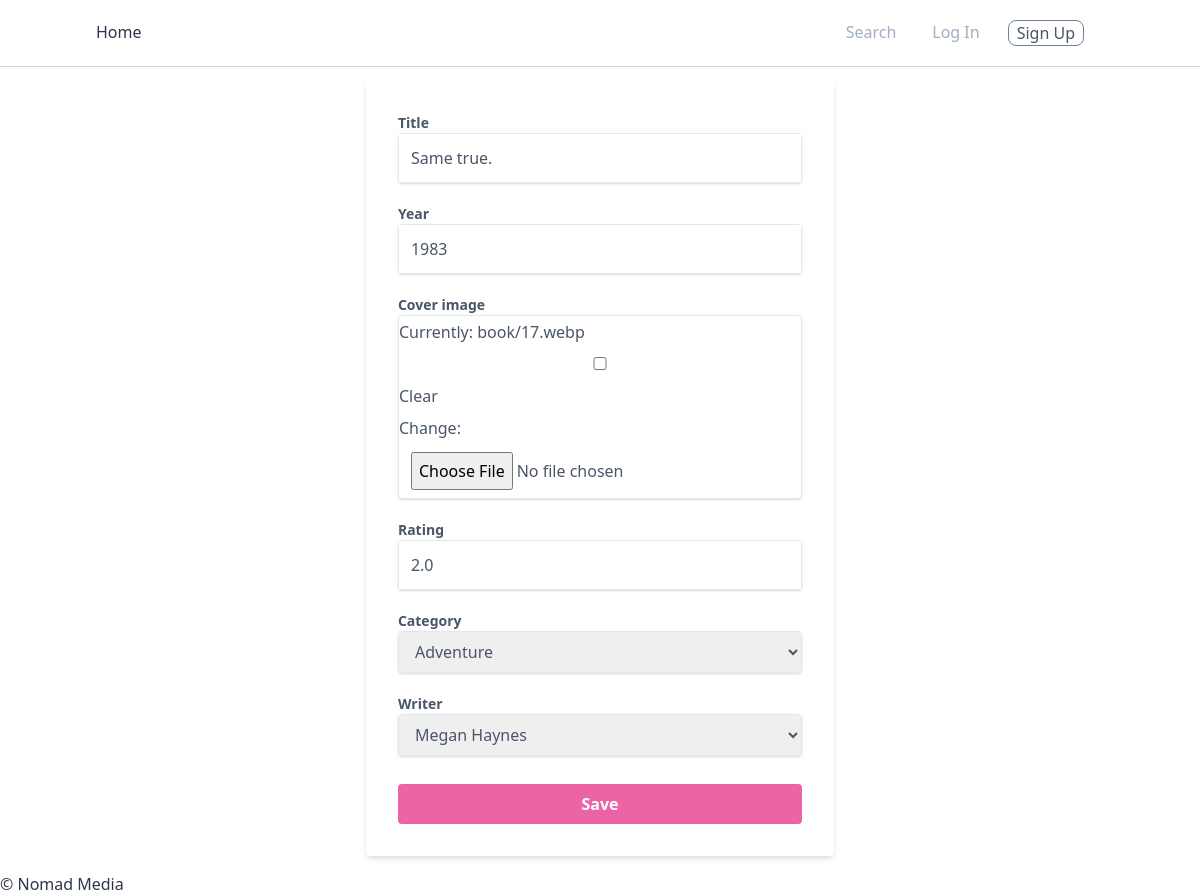
/books/88/update, run on the app's committed database.
### books/models.py (models this page shows, shortened)
class Book(CoreModel):
  title = models.CharField(max_length=120)
  year = models.IntegerField()
  cover_image = models.ImageField(null=True, blank=True)
  rating = models.FloatField()
  category = models.ForeignKey(
      "categories.Category", on_delete=models.CASCADE, related_name="books")
  writer = models.ForeignKey(
        "people.Person", on_delete=models.CASCADE, related_name="books")
  class Meta:
    ordering = ["-created_at"]

### books/views.py (the view)
# urls.py: path("<int:pk>/update", UpdateBook.as_view(), name="update"),
class UpdateBook(UpdateView):
  model = Book
  fields = (
    "title",
    "year",
    "cover_image",
    "rating",
    "category",
    "writer",
  )

### categories/models.py (called while the page is built)
  def __str__(self):
    return self.name

### people/models.py (called while the page is built)
  def __str__(self):
    return self.name

### templates/books/book_form.html (shortened to what this page needs)
{% extends "base.html" %}
{% block content %}
  {% include 'mixins/form.html' with form=form cta="Save" %}
{% endblock content %}

### templates/mixins/form.html (shortened to what this page needs)
<div class="flex justify-center mt-8">
  <form method="POST" enctype="multipart/form-data" class="bg-white shadow-md rounded px-8 py-8 my-4 ">
      {% for field in form %}
        <div class="mb-5 ">
            <label class="block text-gray-700 font-bold text-sm" for="{{field.auto_id}}">{{field.label}}</label>
            <div class=" shadow appearance-none border rounded w-full  text-gray-700 leading-loose focus:outline-none focus:shadow-outline">
              {{field}}
            </div>
        </div>
      {% endfor %}
      <button class="bg-pink-500 hover:bg-pink-700 text-white font-bold rounded w-full mt-2 py-2 px-4">{{cta}}</button>
  </form>
</div>

### templates/base.html (style rules this page uses)
input, select { width: 100%; padding-left: 0.75rem; padding-right: 0.75rem; padding-top: 0.5rem; padding-bottom: 0.5rem; }

### data on the page
Book: form "Same true." "1983" "2.0" "Adventure" "Megan Haynes"

### other printed values
{{ field.label }} "Title" "Year" "Cover image" "Rating" "Category" "Writer"
{{ cta }} "Save"
